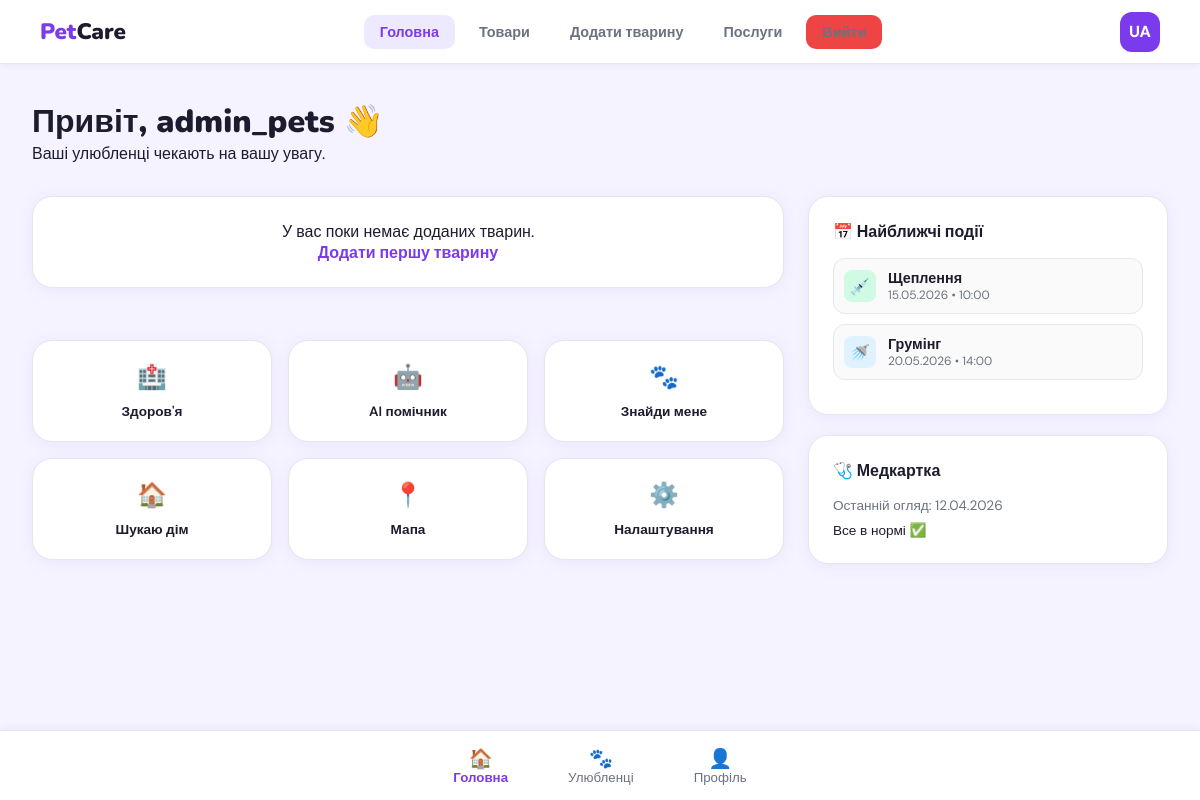
Page / (signed in) on the earlier database version.
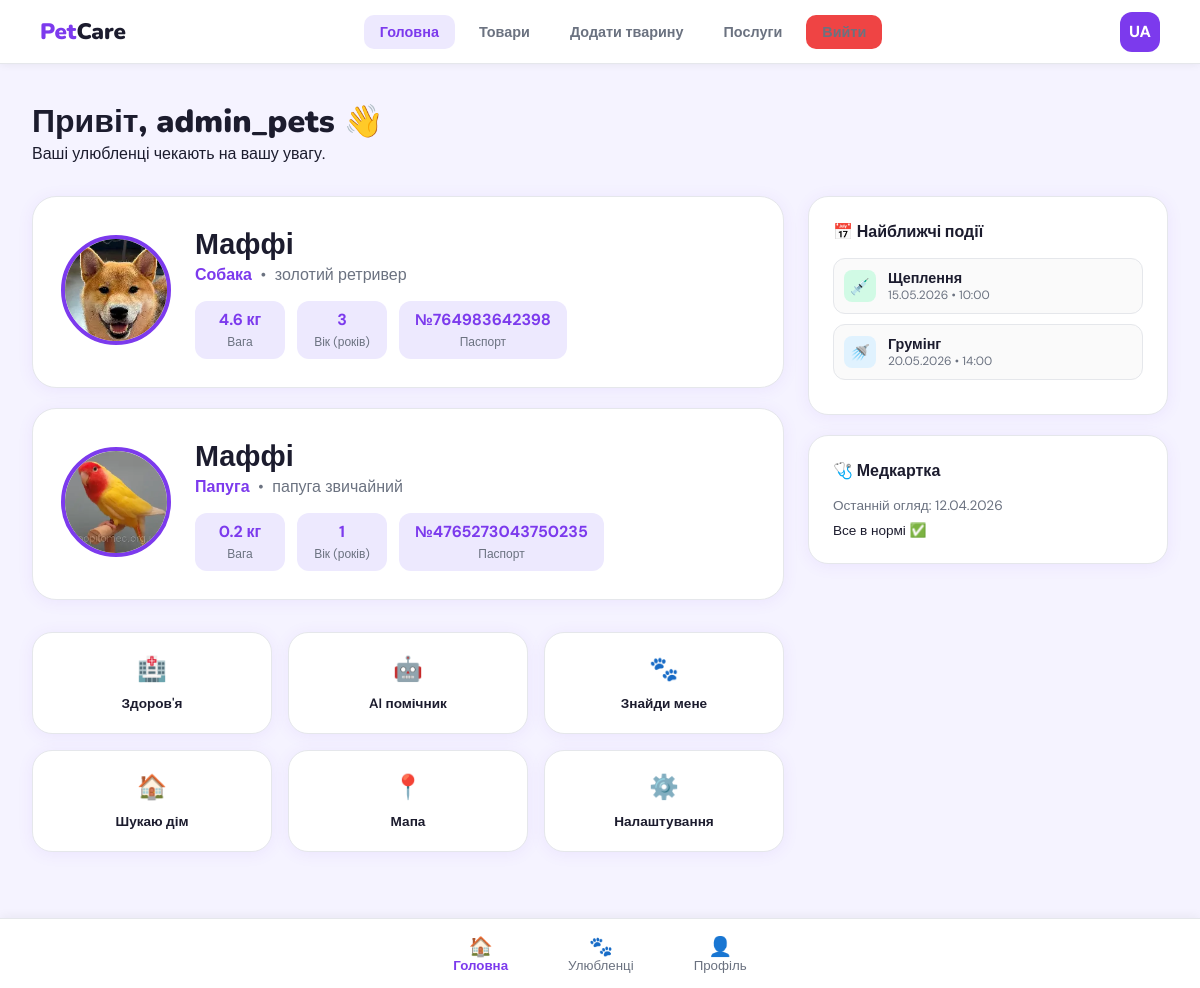
Same page on the later database version.
### main/models.py (models this page shows, shortened)
class Pets(models.Model):
    user = models.ForeignKey(User,on_delete=models.CASCADE)
    type_pets = models.ForeignKey(Type_OF_PETS,on_delete=models.CASCADE,verbose_name='тип тварини')
    poroda = models.CharField(max_length=30,verbose_name='Порода',default='золотий ретривер')
    name = models.CharField(max_length=40,verbose_name="ім'я")
    age = models.PositiveIntegerField(verbose_name="вік")
    weight = models.FloatField(verbose_name='вага')
    passport_number = models.PositiveIntegerField(verbose_name="номер паспорта")
    img = models.ImageField(upload_to='pets_photos/', verbose_name="Фото улюбленця", null=True, blank=True)
    class Meta:
        verbose_name="Тварини"

class Type_OF_PETS(models.Model):
    type = models.CharField(verbose_name="тип тварини", max_length=50)
    class Meta:
        verbose_name="Тип тварини"

### main/views.py (the view)
# urls.py: path('',views.index, name="home"),
def index(request):
    if request.user.is_authenticated:
        pets = Pets.objects.filter(user=request.user)
    else:
        pets = Pets.objects.none()
    return render(request, 'main/index.html', {'pets': pets})

### main/templates/main/index.html (shortened to what the changed rows need)
{% load static %}
<!DOCTYPE html>
<html lang="uk">
<head>
</head>
<body>
    <div class="page">
        <div class="greeting">
            {% if user.is_authenticated %}
            <h1>Привіт, {{ user.username }} 👋</h1>
            {% else %}
            <h1>Привіт! 👋</h1>
            {% endif %}
        </div>
        <div class="grid">
            <div class="main-column">
                <div class="pets-list">
                    {% for pet in pets %}
                    <div class="pet-card">
                        <div class="pet-photo">
                            {% if pet.img %}
                            <img src="{{ pet.img.url }}" alt="{{ pet.name }}">
                            {% else %}
                            <img src="{% static 'main/images/no-image.png' %}" alt="Немає фото">
                            {% endif %}
                        </div>
                        <div class="pet-info">
                            <h2>{{ pet.name }}</h2>
                            <p class="breed"><span>{{ pet.type_pets.type }}</span> &nbsp;•&nbsp; {{ pet.poroda }}</p>
                            <div class="stats-row">
                                <div class="stat-chip">
                                    <strong>{{ pet.weight }} кг</strong>
                                    <small>Вага</small>
                                </div>
                                <div class="stat-chip">
                                    <strong>{{ pet.age }}</strong>
                                    <small>Вік (років)</small>
                                </div>
                                <div class="stat-chip">
                                    <strong>№{{ pet.passport_number }}</strong>
                                    <small>Паспорт</small>
                                </div>
                            </div>
                        </div>
                    </div>
                    {% empty %}
                    <div class="card" style="text-align: center;">
                        <p>У вас поки немає доданих тварин.</p>
                        <a href="{% url 'register_pets' %}"
                            style="color: var(--purple); text-decoration: none; font-weight: 700;">Додати першу
                            тварину</a>
                    </div>
                    {% endfor %}
                </div>
            </div>
        </div>
    </div>
</body>
</html>

Differences in the rows shown:
added Pets: img (picture), name "Маффі", type_pets.type "Собака", poroda "золотий ретривер", weight "4.6", age "3", passport_number "764983642398"
added Pets: img (picture), name "Маффі", type_pets.type "Папуга", poroda "папуга звичайний", weight "0.2", age "1", passport_number "4765273043750235"
Other differences:
text no longer shown: "У вас поки немає доданих тварин. Додати першу тварину"
